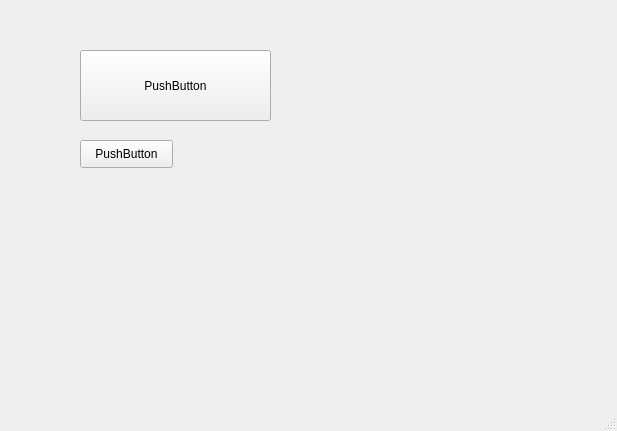
<?xml version="1.0" encoding="UTF-8"?>
<ui version="4.0">
 <class>new_2</class>
 <widget class="QMainWindow" name="new_2">
  <property name="geometry">
   <rect>
    <x>0</x>
    <y>0</y>
    <width>617</width>
    <height>431</height>
   </rect>
  </property>
  <property name="windowTitle">
   <string>MainWindow</string>
  </property>
  <widget class="QWidget" name="centralwidget">
   <widget class="QPushButton" name="pushButton">
    <property name="geometry">
     <rect>
      <x>80</x>
      <y>50</y>
      <width>191</width>
      <height>71</height>
     </rect>
    </property>
    <property name="text">
     <string>PushButton</string>
    </property>
   </widget>
   <widget class="QPushButton" name="pushButton_2">
    <property name="geometry">
     <rect>
      <x>80</x>
      <y>140</y>
      <width>93</width>
      <height>28</height>
     </rect>
    </property>
    <property name="text">
     <string>PushButton</string>
    </property>
   </widget>
  </widget>
  <widget class="QMenuBar" name="menubar">
   <property name="geometry">
    <rect>
     <x>0</x>
     <y>0</y>
     <width>617</width>
     <height>26</height>
    </rect>
   </property>
  </widget>
  <widget class="QStatusBar" name="statusbar"/>
 </widget>
 <resources/>
 <connections/>
</ui>
